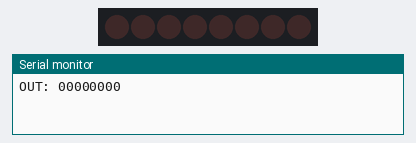
Recording of a sketch running on a simulated Arduino Uno, built with avr-gcc and run on an emulated ATmega328P. Parts: 8 shift-register outputs drawn as a row of LEDs (first output left, lit = HIGH), the last lines printed to the serial monitor. Wiring (from diagram.json): shift register (74HC595): data pin 2; shift clock pin 3; latch pin 4; row of LEDs: on Q0, Q1, Q2, Q3, Q4, Q5, Q6, Q7.

Above: at 0.2 s.
At 1.2 s:
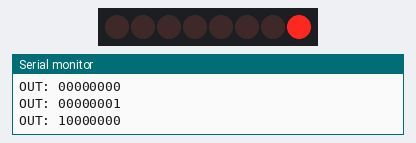
At 1.7 s:
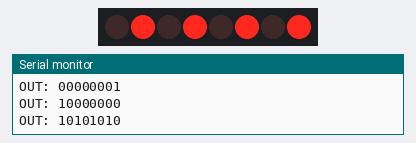
At 2.2 s:
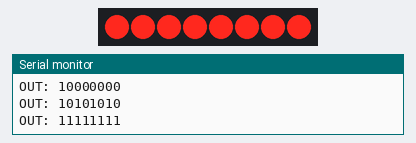
At 5.2 s:
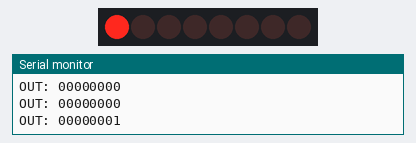
Timing chart, 0 to 5.9 s (numbered marks = the images above):
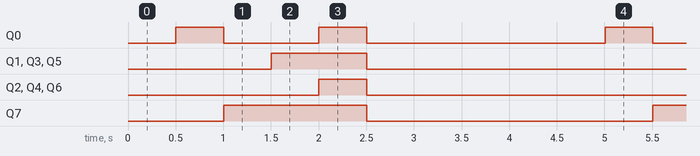

The sketch:

sketch.ino
```cpp
/*
  74HC595 Shift Register test sketch

  Sends known patterns to the shift register and reports via Serial.
  Used for automated scenario testing.
*/

int dataPin = 2;   // DS
int clockPin = 3;  // SHCP
int latchPin = 4;  // STCP

void setup() {
  Serial.begin(115200);
  pinMode(dataPin, OUTPUT);
  pinMode(clockPin, OUTPUT);
  pinMode(latchPin, OUTPUT);
}

void sendByte(byte val) {
  shiftOut(dataPin, clockPin, MSBFIRST, val);
  digitalWrite(latchPin, HIGH);
  digitalWrite(latchPin, LOW);
  Serial.print("OUT: ");
  for (int i = 7; i >= 0; i--) {
    Serial.print(bitRead(val, i));
  }
  Serial.println();
}

void loop() {
  sendByte(0x00);
  delay(500);
  sendByte(0x01);
  delay(500);
  sendByte(0x80);
  delay(500);
  sendByte(0xAA);
  delay(500);
  sendByte(0xFF);
  delay(500);
  sendByte(0x00);
  delay(2000);
}
```

Measured:
- by itself, Q0: repeats every 4.5 s: LOW 1.0 s, HIGH 0.50 s, LOW 2.5 s, HIGH 0.50 s
- by itself, Q1, Q3, Q5: alternates HIGH for 1.0 s and LOW for 3.5 s
- by itself, Q2, Q4, Q6: alternates HIGH for 0.50 s and LOW for 4.0 s
- by itself, Q7: alternates HIGH for 1.5 s and LOW for 3.0 s
